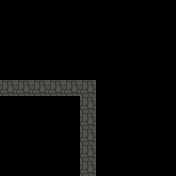

Below is a game level as drawn by its tile map, then a one-line description and the .tmx file that defines it, in full:
An orthogonal 11x11 tile map with 16x16 px tiles, 3 tile layers (Path, Wall, Interact).

<map version="1.0" tiledversion="2017.06.27" orientation="orthogonal" renderorder="right-down" width="11" height="11" tilewidth="16" tileheight="16" nextobjectid="7">
 <properties>
  <property name="Connect_Bottom" type="bool" value="true" />
  <property name="Connect_Left" type="bool" value="true" />
  <property name="Connect_Right" type="bool" value="false" />
  <property name="Connect_Top" type="bool" value="false" />
 </properties>
 <tileset firstgid="1" name="tiles0" tilewidth="16" tileheight="16" tilecount="64" columns="16">
  <image source="./Tilesets/tiles0.png" width="256" height="64" />
 </tileset>
 <layer name="Path" width="11" height="11">
  <data encoding="csv">
0,0,0,0,0,0,0,0,0,0,0,
0,0,0,0,0,0,0,0,0,0,0,
0,0,0,0,0,0,0,0,0,0,0,
0,0,0,0,0,0,0,0,0,0,0,
0,0,0,0,0,0,0,0,0,0,0,
0,0,0,0,0,0,0,0,0,0,0,
0,0,0,0,0,0,0,0,0,0,0,
0,0,0,0,0,0,0,0,0,0,0,
0,0,0,0,0,0,0,0,0,0,0,
0,0,0,0,0,0,0,0,0,0,0,
0,0,0,0,0,0,0,0,0,0,0
</data>
 </layer>
 <layer name="Wall" width="11" height="11">
  <data encoding="csv">
0,0,0,0,0,0,0,0,0,0,0,
0,0,0,0,0,0,0,0,0,0,0,
0,0,0,0,0,0,0,0,0,0,0,
0,0,0,0,0,0,0,0,0,0,0,
0,0,0,0,0,0,0,0,0,0,0,
0,0,0,0,0,0,0,0,0,0,0,
0,0,0,0,0,0,0,0,0,0,0,
0,0,0,0,0,0,0,0,0,0,0,
0,0,0,0,0,0,0,0,0,0,0,
0,0,0,0,0,0,0,0,0,0,0,
0,0,0,0,0,0,0,0,0,0,0
</data>
 </layer>
 <layer name="Interact" width="11" height="11">
  <data encoding="csv">
0,0,0,0,0,0,0,0,0,0,0,
0,0,0,0,0,0,0,0,0,0,0,
0,0,0,0,0,0,0,0,0,0,0,
0,0,0,0,0,0,0,0,0,0,0,
0,0,0,0,0,0,0,0,0,0,0,
2,2,2,2,2,2,0,0,0,0,0,
0,0,0,0,0,2,0,0,0,0,0,
0,0,0,0,0,2,0,0,0,0,0,
0,0,0,0,0,2,0,0,0,0,0,
0,0,0,0,0,2,0,0,0,0,0,
0,0,0,0,0,2,0,0,0,0,0
</data>
 </layer>
 <objectgroup name="Events" />
</map>
